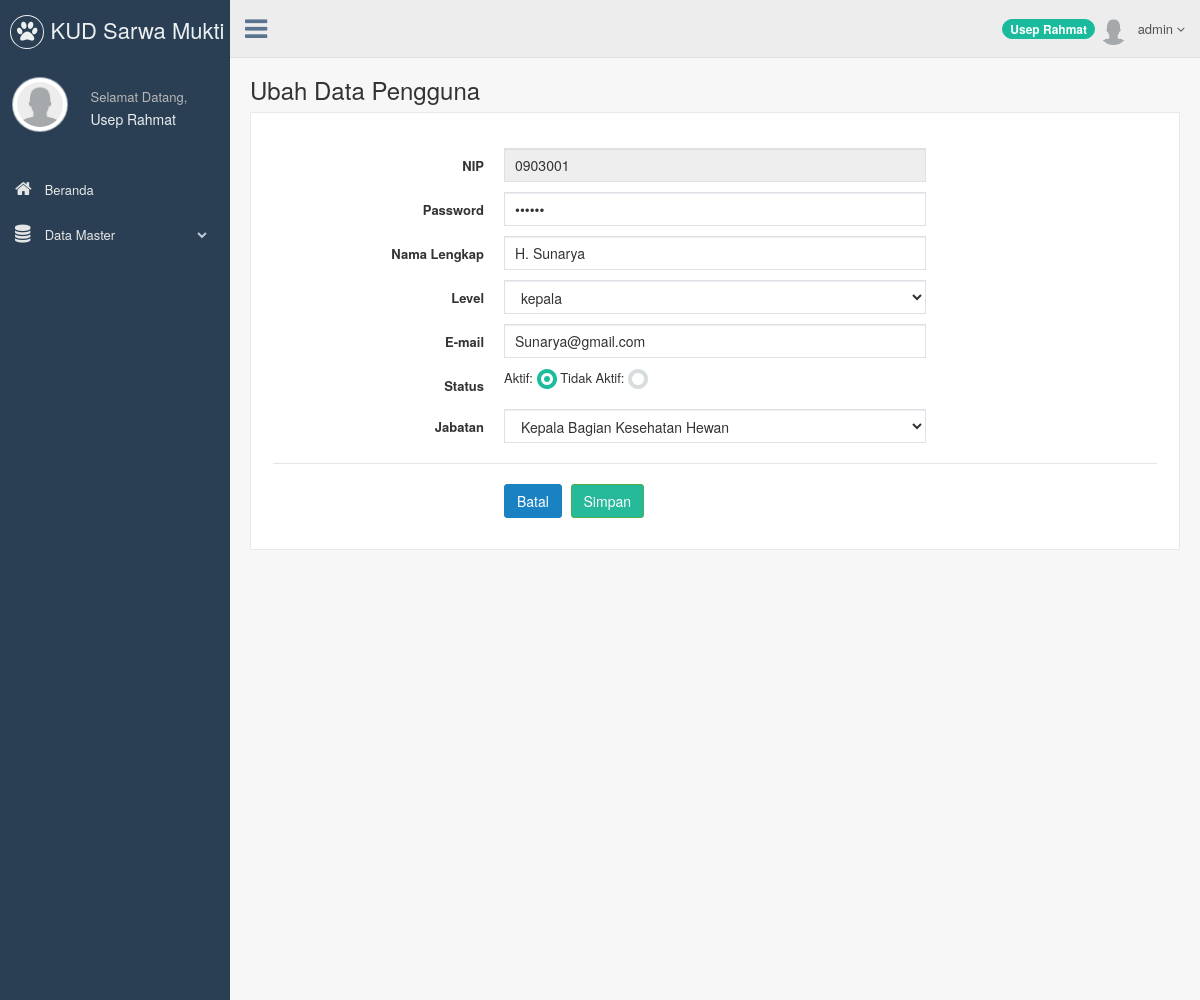
Page /page/admin/index.php?page=ubah_pengguna&&nip=0903001 (signed in) on the committed database.
### tables this page shows
CREATE TABLE `t_pengguna` (
  `nip` varchar(15) NOT NULL,
  `username` varchar(50) NOT NULL,
  `password` varchar(50) NOT NULL,
  `nama_pengguna` varchar(200) NOT NULL,
  `level` varchar(80) NOT NULL,
  `email` varchar(150) NOT NULL,
  `jabatan` varchar(50) NOT NULL,
  `status` enum('Aktif','Tidak Aktif') NOT NULL DEFAULT 'Aktif',
  `foto` varchar(255) DEFAULT NULL,
  `alamat` text NOT NULL,
  `tanggal_lahir` date NOT NULL
);

### page/admin/ubah_pengguna.php (the view, shortened to what this page needs)
 <?php
    if($_SESSION['nip']!=""){
    $link = koneksi_db();
?>
 <div class="page-title">
        <div class="title_left">
            <h3>
                    Ubah Data Pengguna
            </h3>
        </div>
    </div>
    <div class="clearfix"></div>
        <div class="row">
            <div class="col-md-12 col-sm-12 col-xs-12">
                <div class="x_panel">
                    <div class="x_content">
                        <br/>
                        <?php
                            $nip=$_GET['nip'];
                            $query=mysql_query("SELECT * FROM t_pengguna WHERE nip='$nip'",$link);
                            $data=mysql_fetch_array($query);
                        ?>
                            <form id="demo-form2" data-parsley-validate class="form-horizontal form-label-left" action="ubah_pengguna_proses.php" method="POST" >
                                         <div class="form-group">
                                            <label class="control-label col-md-3 col-sm-3 col-xs-12" for="nip" >NIP <span class="required"></span>
                                            </label>
                                            <div class="col-md-6 col-sm-6 col-xs-12">
                                                <input type="text" id="nip" name="nip" readonly value="<?php echo $data['nip'];?>" required="required" class="form-control col-md-7 col-xs-12" data-validate-length-range="6"  oninvalid="check(this)" x-moz-errormessage="Field ini tidak boleh kosong">
                                            </div>
                                        </div>
                                        <div class=" form-group">
                                            <label class="control-label col-md-3 col-sm-3 col-xs-12" for="password" >Password <span class="required"></span>
                                            </label>
                                            <div class="col-md-6 col-sm-6 col-xs-12">
                                                <input type="password" id="password" name="password" value="<?php echo $data['password'];?>" required="required" class="form-control col-md-7 col-xs-12" oninvalid="check(this)" x-moz-errormessage="Field ini tidak boleh kosong">
                                            </div>
                                        </div>
                                        <div class=" form-group">
                                            <label for="nama" class="control-label col-md-3 col-sm-3 col-xs-12">Nama Lengkap</label>
                                            <div class="col-md-6 col-sm-6 col-xs-12">
                                                <input id="nama_pengguna" value="<?php echo $data['nama_pengguna'];?>" class="form-control col-md-7 col-xs-12" type="text" name="nama_pengguna" oninvalid="check(this)" x-moz-errormessage="Field ini tidak boleh kosong">
                                            </div>
                                        </div>
                                        <div class=" form-group">
                                            <label class="control-label col-md-3 col-sm-3 col-xs-12">Level</label>
                                            <div class="col-md-6 col-sm-6 col-xs-12">
                                               <select id="level" class="form-control" required data-parsley-id="5674" name="level">
                                                    <option><?php echo $data['level'];?></option>
                                                </select>
                                            </div>
                                        </div>
                                        <div class=" form-group">
                                            <label class="control-label col-md-3 col-sm-3 col-xs-12" for="email">E-mail <span class="required"></span>
                                            </label>
                                            <div class="col-md-6 col-sm-6 col-xs-12">
                                                <input type="text" name="email" value="<?php echo $data['email'];?>" class="date-picker form-control col-md-7 col-xs-12" data-validate-linked="email" required="required" type="text" oninvalid="check(this)" x-moz-errormessage="Field ini tidak boleh kosong">
                                            </div>
                                        </div>
                                          <div class="form-group">
                                            <label class="control-label col-md-3 col-sm-3 col-xs-12">Status <span class="required"></span>
                                            </label>
                                            <div class="col-md-6 col-sm-6 col-xs-12">
                                            <p>
                                            <?php
                                                if($data['status']=='Tidak Aktif'){
                                            ?>
                                                 Aktif:
                                                <input type="radio" class="flat" name="status" id="status" value="Aktif"/>
                                                Tidak Aktif:
                                                <input type="radio" class="flat" name="status" id="status" value="Tidak Aktif" checked=""/>
                                         <?php
                                            }
                                            else {
                                            ?>
                                            Aktif:
                                                Tidak Aktif:
                                            <?php
                                            }
                                            ?>
                                            </p>
                                            </div>
                                        </div>
                                        <div class="form-group">
                                            <label class="control-label col-md-3 col-sm-3 col-xs-12">Jabatan </label>
                                            <div class="col-md-6 col-sm-6 col-xs-12">
                                               <select id="jabatan" class="form-control" name="jabatan" value="<?php echo $data['jabatan'];?>">
                                                    <option><?php echo $data['jabatan'];?></option>
                                                </select>
                                            </div>
                                        </div>
                                        <div class="ln_solid"></div>
                                        <div class=" form-group">
                                            <div class="col-md-6 col-sm-6 col-xs-12 col-md-offset-3">
                                                <a href="index.php?page=data_pengguna" type="reset" class="btn btn-primary"> Batal</a>
                                                <button type ="submit" class="btn btn-success" onclick="return confirm('Simpan data?')"> Simpan</button>
                                            </div>
                                        </div>
                                    </form>
                </div>
            </div>
        </div>
    </div>
       <?php
    }
    else{
    header("Location:../../belum_login.php");
}
?>

### page/admin/sidebar.php (shortened to what this page needs)
<?php
   if($_SESSION['nip']!=""){
    $nip = $_SESSION['nip'];
?>
<?php
     $queryPhoto=mysql_query("SELECT foto
                        FROM t_pengguna
                        WHERE nip = '$nip'
                        LIMIT 1");
    $data=mysql_fetch_array($queryPhoto);
?>
<div class="col-md-3 left_col">
    <div class="left_col scroll-view">
        <div class="navbar nav_title" style="border: 0;">
            <a href="index.php" class="site_title"><i class="fa fa-paw"></i> <span>KUD Sarwa Mukti</span></a>
        </div>
                        <div class="profile">
                            <div class="profile_pic">
                                <img src="<?php echo $data['foto'];?>" alt="..." class="img-circle profile_img" width="200" height="55">
                            </div>
                            <div class="profile_info">
                                <span>Selamat Datang,</span>
                                <h2><?php echo $_SESSION['nama_pengguna'];?></h2>
                            </div>
                        </div>
                        <div class="clearfix"></div>
                        <br />
                        <div id="sidebar-menu" class="main_menu_side hidden-print main_menu">
                          <div class="menu_section">
                                <ul class="nav side-menu">
                                    <li><a href="index.php"><i class="fa fa-home"></i> Beranda </a>
                                    </li>
                                    <li><a><i class="fa fa-database"></i> Data Master <span class="fa fa-chevron-down"></span></a>
                                    </li>
                                </ul>
                            </div>
                        </div>
    </div>
</div>
<?php
}
else {
header("Location:../../belum_login.php");
}
?>

### page/admin/header.php (shortened to what this page needs)
<?php
    if($_SESSION['nip']!=""){
    $nip = $_SESSION['nip'];
    $Nama  = $_SESSION['nama_pengguna'];
    $queryPhoto=mysql_query("SELECT foto
                        FROM t_pengguna
                        WHERE nip = '$nip'
                        LIMIT 1");
    $data=mysql_fetch_array($queryPhoto);
?>
            <div class="top_nav">
                <div class="nav_menu">
                    <nav class="" role="navigation">
                       <div class="nav toggle">
                            <a id="menu_toggle"><i class="fa fa-bars"></i></a>
                        </div>
                        <ul class="nav navbar-nav navbar-right">
                            <li>
                                <a href="javascript:;" class="user-profile dropdown-toggle" data-toggle="dropdown" aria-expanded="false">
                                   <span class="badge bg-green"><?php echo $Nama;?></span> <img src="<?php echo $data['foto'];?>" alt=""><?php echo $_SESSION['level'];?></img>
                                    <span class=" fa fa-angle-down"></span>
                                </a>
                            </li>
                        </ul>
                    </nav>
                </div>
              </div>
<?php
}
else {
header("Location:../../belum_login.php");
}
?>

### rows in the picture
t_pengguna: foto (placeholder picture)
t_pengguna: nip "0903001", nama_pengguna "H. Sunarya", level "kepala", email "Sunarya@gmail.com", jabatan "Kepala Bagian Kesehatan Hewan"

### other values in the picture
$_SESSION['nama_pengguna'] "Usep Rahmat"
$Nama "Usep Rahmat"
$_SESSION['level'] "admin"
